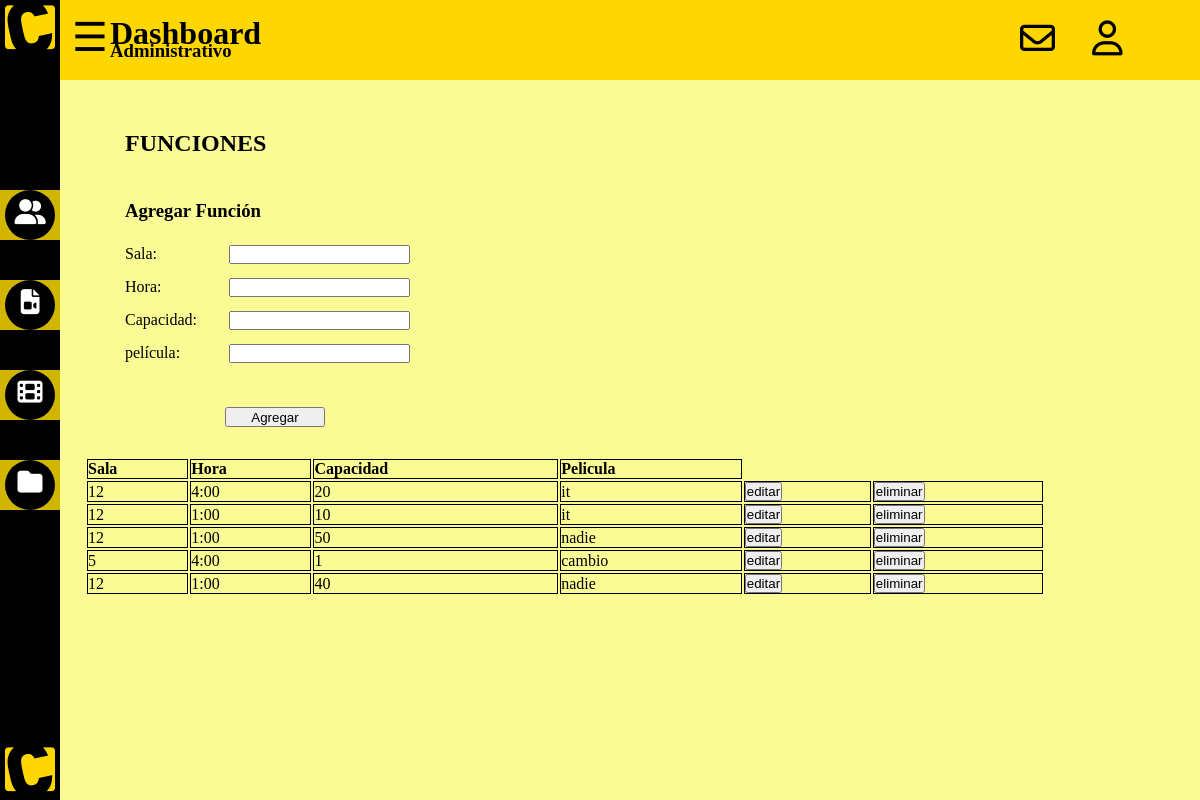
Page /Dfunciones on the earlier database version.
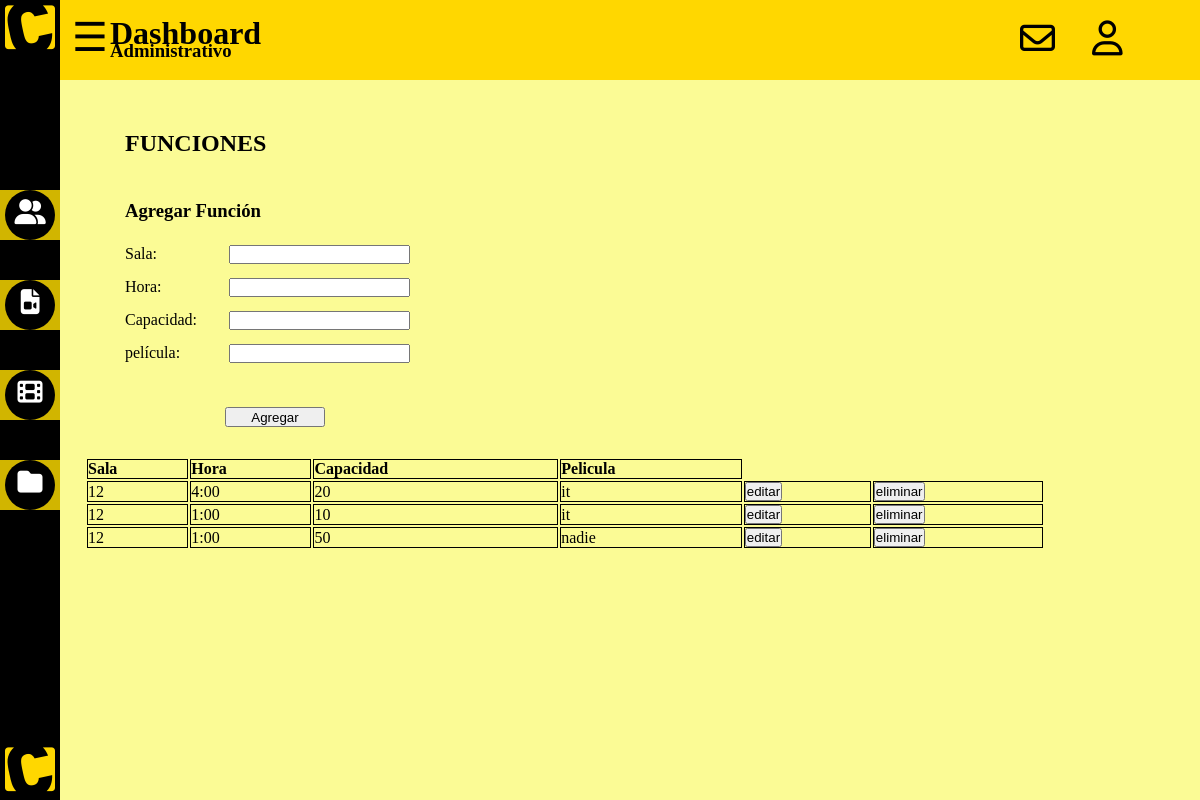
Same page on the later database version.
### tables this page shows
CREATE TABLE funciones(
    id   INTEGER PRIMARY KEY AUTOINCREMENT,
    sala INTEGER NOT NULL,
    hora TEXT NOT NULL,
    capacidad INTEGER NOT NULL,
    pelicula TEXT NOT NULL,
    FOREIGN KEY(pelicula) REFERENCES peliculas(nombre)
);

### app.py (the view, shortened to what this page needs)
@app.route('/Dfunciones', methods=['GET','POST'])
@app.route('/Dfunciones/<funcion>', methods=['GET','POST'])
def presentacionF(funcion =None):
    if(request.method == 'GET'):
        mostrar = db.mostrar_tabla("funciones")
        datosEdit=[(" "," "," "," "," ")]
        if funcion:
            datosEdit = db.consultar_dato("funciones", "pelicula='{}'".format(funcion))
            ''' Contar = db.contar_dato("funciones", "pelicula='{}'".format(datosEdit[0][0]))
            if Contar[0][0] == 1: '''
            return render_template("dashboardF.html", tablafunc = mostrar, datosEdit = datosEdit )
        else:
            return render_template("dashboardF.html", tablafunc = mostrar, datosEdit = datosEdit)

### db.py (called while the page is built)
def obtener_conexion():
    try:
        conn = sqlite3.connect('database/db_peliculas.db')
        return conn
    except Error:
        print(Error)

def mostrar_tabla(tabla):
    conn = obtener_conexion()
    cursor = conn.cursor()
    sql = """ SELECT * FROM {}""".format(tabla)
    cursor.execute(sql)
    datos=cursor.fetchall()
    conn.close()
    return datos

### templates/dashboardF.html
{% extends "dashboard.html" %}
{% block contenido %}
<div class="funciones">
    <h1> FUNCIONES </h1>
</div>
<div class="subtitulo">
    <h3>Agregar Función</h3>
</div>
<form action = "/Dfunciones" method = "post" id= "add_funcion">
    <div class="sala">
        <label for=""> Sala: </label>
        <input type="text" id="sala" name="sala" value="{{datosEdit[0][1]}}">
    </div>
    <div class="hora">
        <label for=""> Hora: </label>
        <input type="text" id="hora" name="hora" value="{{datosEdit[0][2]}}">
    </div>
    <div class="capacidad">
        <label for=""> Capacidad: </label>
        <input type="text" id="capacidad" name="capacidad" value="{{datosEdit[0][3]}}">
    </div>
    <div class="pelicula">
        <label for=""> película: </label>
        <input type="text" id="pelicula" name="pelicula" value="{{datosEdit[0][4]}}">
    </div>
    <input type="submit" id="Agregar" value="Agregar">
</form>
<table id="tableOfContentsF">
    <tr>
        <th> Sala</th>
        <th> Hora</th>
        <th> Capacidad </th>
        <th> Pelicula</th>
    </tr>
    {% for fun in tablafunc %}
    <tr>
        <td >{{fun[1]}}</td>
        <td>{{fun[2]}}</td>
        <td>{{fun[3]}}</td>
        <td id="nom">{{fun[4]}}</td>
        <td><button ><a href="/Dfunciones/{{fun[4]}}/U/{{fun[0]}}" style="color: black;">editar</a></button></td>
        <td><button><a href="/Dfunciones/{{fun[4]}}/D/{{fun[0]}}" style="color: black;">eliminar</a></button></td>
    </tr>
    {%endfor%}
</table>
{% endblock %}

### templates/dashboard.html (shortened to what this page needs)
<!DOCTYPE html>
<html lang="en">
<head>
    <link rel="stylesheet" href="/static/assets/css/styleR.css">
</head>
<body id= "body">
    <header>
        <div class="icon__menu">
            <span id="btn_open">&#9776</span>
        </div>
        <div class="name">
            <h1>Dashboard</h1>
            <h3>Administrativo</h3>
        </div>
        <a href="#" id = "letter">
            <i class="far fa-envelope"></i>
        </a>
        <a href="#" id="login">
            <i class="far fa-user"></i>
        </a>
    </header>
    <div class="menu__side" id="menu__side">
        <div class="name__page" >
            <a href="/"  class = "logo_header" >
                <i class="fab fa-contao" id="logo"></i>
            </a>
        </div>
        <div class="options__menu">
            <button onclick="active(0)">
                <a href="/usuario">
                    <div class="option">
                        <div id = "icon">
                            <i class="fas fa-user-friends"></i>
                        </div>
                    </div>
                </a>
            </button>
            <button onclick="active(1)" >
                <a href="/agregarPelicula">
                    <div class="option">
                        <div id = icon>
                            <i class="fas fa-file-video"></i>
                        </div>
                    </div>
                </a>
            </button>
            <button onclick="active(2)">
                <a href="/peliculas">
                    <div class="option">
                        <div id = icon>
                            <i class="fas fa-film"></i>
                        </div>
                    </div>
                </a>
            </button>
            <button onclick="active(3)">
                <a href="/Dfunciones">
                    <div class="option">
                        <div id = icon>
                            <i class="fas fa-folder"></i>
                        </div>
                    </div>
                </a>
            </button>
        </div>
        <div class="foot__page">
            <i class="fab fa-contao" id="logo_foot"></i>
        </div>
    </div>
    <section>
        {% block contenido %}
        {% endblock %}
    </section>
</body>
</html>

### static/assets/css/styleR.css (style rules this page uses)
* { padding: 0; margin:0; margin-right: 0px; text-decoration: none; }
body { background: rgb(251, 251, 149); }
header { margin-left: 60px; width:100%; height: 80px; background: gold; display: flex; align-items: center ; position: fixed; top: 0; z-index: 200; }
header a#letter { position: fixed; left: 85%; right: 15%; font-size: 35px; color:black; }
header #login { position: fixed; left: 91%; right: 10%; font-size: 35px; color: black; }
header .name h1 { position: fixed; top:15px; }
header .name h3 { position:fixed; top: 40px }
.icon__menu { width: 50px; height: 80px; position: relative; }
.icon__menu span { height: 45px; width: 40px; font-size: 40px; cursor: pointer; position: absolute; top: 15px; left: 10px; display: flex; justify-content: center; align-items: center; }
.menu__side { width: 60px; height: 100%; background:black; position:fixed; top: 0; left: 0; color: gold; z-index: 300; overflow: hidden; }
.name__page #logo, #logo_foot { color: gold; width: 220px; }
.logo_header, .foot__page { font-size: 50px; margin-left: 5px; }
.name__page { width: 220px; height: 190px; }
.options__menu { position: relative; width: 60px; height: 50%; }
.options__menu button { width: 220px; height: 50px; left: 0; margin-bottom: 40px ; border: none; background: #d1b500 ; cursor: pointer; }
.options__menu .option { display: flex; align-items: center; height:50px; }
.options__menu .option #icon { width: 50px; height: 50px; background: black; border-radius: 100%; margin-right: 5px; margin-left: 5px; }
.options__menu .option #icon i { font-size: 25px; margin-top: 10px; color: white; }
.foot__page { position:fixed; bottom: 0; }
section { margin: 80px 60px; width: 100%; height: 100%; position: fixed; }
section table#tableOfContentsU, th ,td { text-align: left; border: 1px solid; }
section .funciones { height: 30px; margin: 50px 0px 40px 65px; }
section .subtitulo { height: 25px; margin: 20px 0px 20px 65px; }
section #add_funcion { margin-left: 65px; }
section #add_funcion label { display: inline-flex; width: 100px; margin-bottom: 15px; }
section input#Agregar { margin-left: 100px; margin-top: 30px; height: 20px; width: 100px; }
section table#tableOfContentsF { margin-top: 30px; margin-left: 25px; width: 80%; }
section table#tableOfContentsF, th ,td { text-align: left; }

Differences in the rows shown:
removed funciones: sala "5", hora "4:00", capacidad "1", pelicula "cambio"
removed funciones: sala "12", hora "1:00", capacidad "40", pelicula "nadie"
